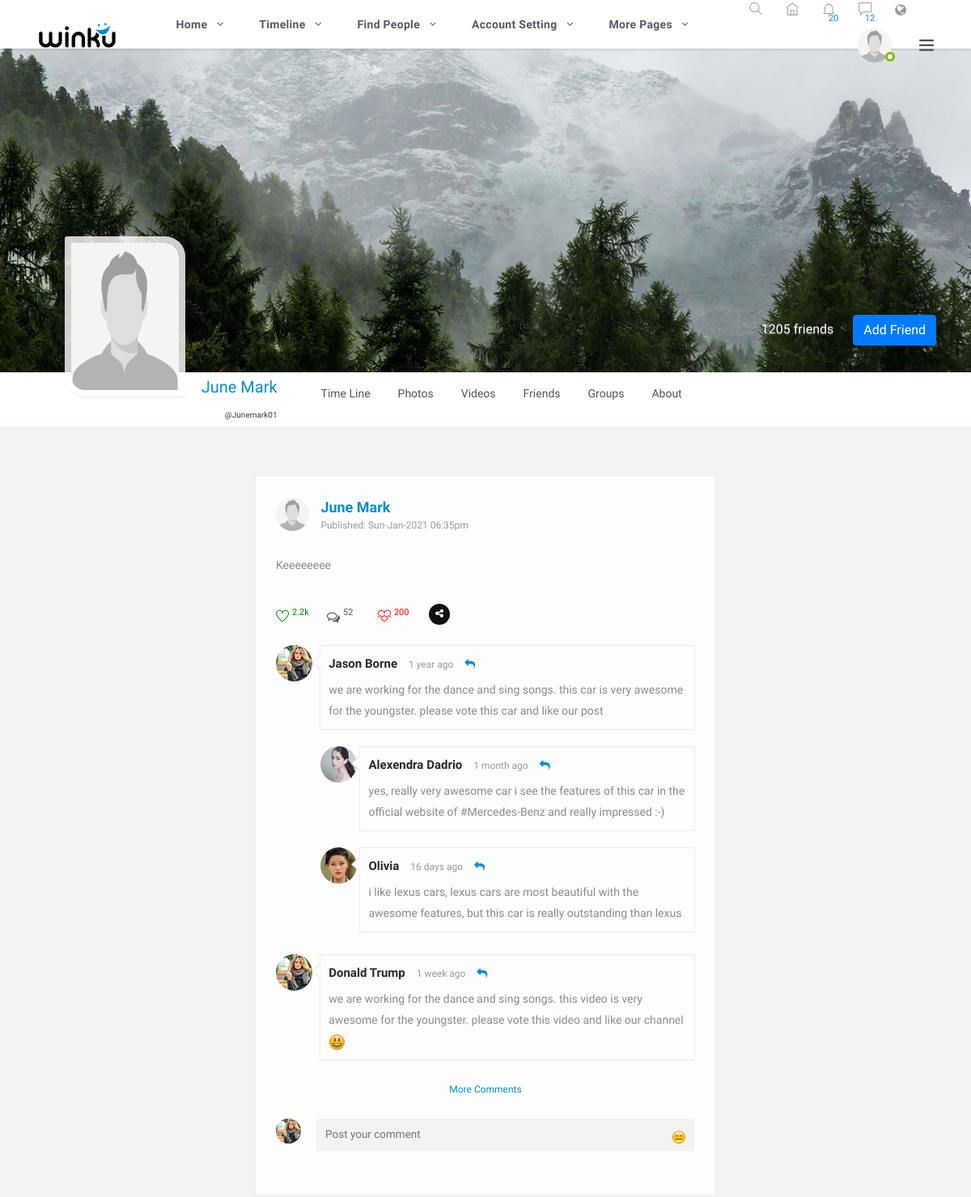
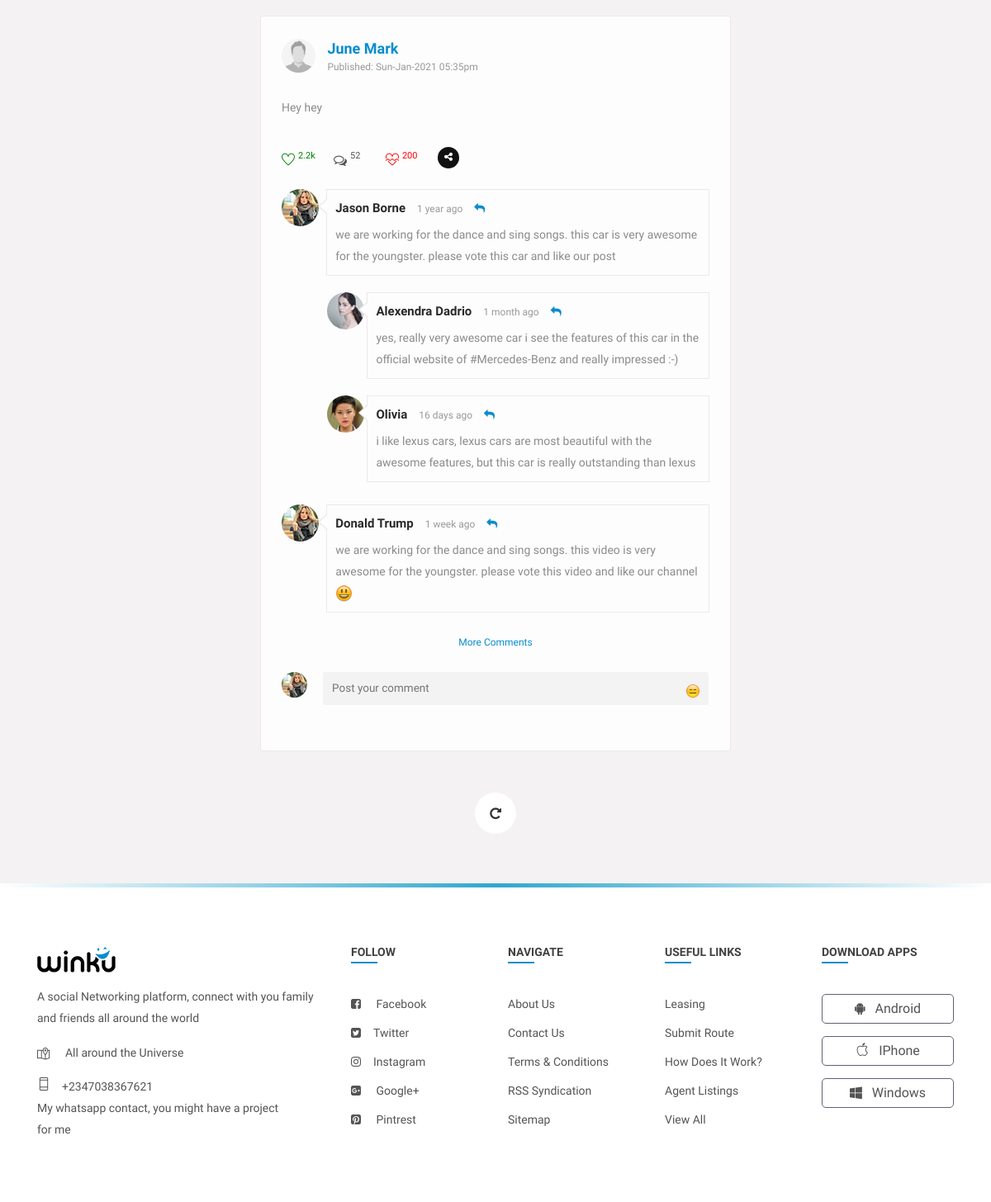
Page /timeline/index.php?pepl=15 (signed in) on the committed database (2 pictures, top to bottom).
### tables this page shows
CREATE TABLE `users` (
  `id` int(11) NOT NULL,
  `name` varchar(50) NOT NULL,
  `password` varchar(50) NOT NULL,
  `email` varchar(50) NOT NULL,
  `username` varchar(50) NOT NULL,
  `phone` varchar(50) NOT NULL,
  `dob` varchar(50) NOT NULL,
  `gender` varchar(50) NOT NULL,
  `city` varchar(50) NOT NULL,
  `country` varchar(50) NOT NULL,
  `about_me` text NOT NULL,
  `date_created` varchar(50) NOT NULL,
  `profile_pic` varchar(50) NOT NULL,
  `cover_pic` varchar(50) NOT NULL
);

CREATE TABLE `posts` (
  `id` int(11) NOT NULL,
  `userId` int(11) NOT NULL,
  `content` text NOT NULL,
  `image` varchar(50) NOT NULL,
  `video` varchar(50) NOT NULL,
  `date_posted` varchar(50) NOT NULL
);

### timeline/index.php (the view, shortened to what this page needs)
<?php
include '../header.php';
include '../utils/update-photo.php';
$userId = $_SESSION['uid'];
$query = "SELECT * FROM users WHERE id = '$userId' ";
$sql = mysqli_query($con, $query);
$result = mysqli_fetch_assoc($sql);
$name = ucwords($result['name']);
$username = ucwords($result['username']);
$profile_pic = $result['profile_pic'];
$cover_pic = $result['cover_pic'];
?>
<?php
if (isset($_GET['pepl'])) {
	$id = $_GET['pepl'];
	$select = "SELECT * FROM users WHERE id = '$id' ";
	$query = mysqli_query($con, $select);
	$row = mysqli_fetch_assoc($query);
	$name = ucwords($row['name']);
	$username = ucwords($row['username']);
	$profile_pic = $row['profile_pic'];
	$cover_pic = $row['cover_pic'];
}
 ?>
	<section>
		<div class="feature-photo">
			<figure >
				<img style="width: 1366px; height: 400px" src="<?php echo base_url ?>uploads/coverpics/<?php echo $cover_pic; ?>" alt="">
			</figure>
			<div class="add-btn">
				<span>1205 friends</span>
<?php
				if (isset($_GET['pepl'])) {
					$id = $_GET['pepl'];
					$getFriends = mysqli_query($con, "SELECT * FROM friends_list WHERE (user_id = '$userId' AND friends_id = '$id') OR (user_id = '$id' AND friends_id = '$userId') ");
					if (mysqli_num_rows($getFriends) == 1) {
?>
				 <button class="btn btn-success" id="unfriendbtn"  title="" data-ripple="">Unfriend</button>
<?php
				}else{
?>
				<button class="btn btn-primary" title="" id="addbtn" onclick="sendFriendsReq(<?php echo $id ?>)" data-ripple="">Add Friend</button>
<?php
				}
			}
?>
			</div>
			<div class="container-fluid">
				<div class="row merged">
					<div class="col-lg-2 col-sm-3">
						<div class="user-avatar">
							<figure id="fig-dp">
								<img style="width: 195px; height: 182px" src="<?php echo base_url ?>uploads/displaypics/<?php echo $profile_pic; ?>" alt="">
							</figure>
						</div>
					</div>
					<div class="col-lg-10 col-sm-9">
						<div class="timeline-info">
							<ul>
								<li class="admin-name">
								  <h5><?php echo $name; ?></h5><p id="demo"></p>
								  <span><?php echo "@".$username; ?></span>
								</li>
								<li>
									<a class="" id="showtimeline" type="button" title="" data-toggle="tab" data-ripple="">time line</a>
									<a class="" type="button" id="showphotos" title="" data-ripple="">Photos</a>
									<a class="" type="button" id="showvideos" title="" data-ripple="">Videos</a>
									<a class="" type="button" id="showfriends" title="" data-ripple="">Friends</a>
									<a class="" type="button" id="showgroup" title="" data-ripple="">Groups</a>
									<a class="" type="button" id="showabout"  title="" data-ripple="">about</a>
								</li>
							</ul>
						</div>
					</div>
				</div>
			</div>
		</div>
	</section>
	<section>
		<div class="gap gray-bg">
			<div class="container-fluid">
				<div class="row">
					<div class="col-lg-12">
						<div class="row" id="page-contents">
							<div class="col-lg-3">
								<aside class="sidebar static">
								</aside>
							</div>
							<?php include 'add-post.php'; ?>
						</div>
					</div>
				</div>
			</div>
		</div>
	</section>
 <?php
include '../footer.php';
  ?>

### header.php (shortened to what this page needs)
<?php
include 'connection.php';
$userId = $_SESSION['uid'];
$query = "SELECT * FROM users WHERE id = '$userId' ";
$sql = mysqli_query($con, $query);
$result = mysqli_fetch_assoc($sql);
$profile_pic = $result['profile_pic'];
?>
<!DOCTYPE html>
<html lang="en">
<head>
    <link rel="stylesheet" href="<?php echo base_url ?>css/custom.css">
    <link rel="stylesheet" href="<?php echo base_url ?>css/main.min.css">
    <link rel="stylesheet" href="<?php echo base_url ?>css/style.css">
    <link rel="stylesheet" href="<?php echo base_url ?>css/color.css">
    <link rel="stylesheet" href="<?php echo base_url ?>css/responsive.css">
</head>
<body>
<div class="theme-layout">
        <div class="topbar stick">
        <div class="logo">
            <a title="" href="<?php echo base_url ?>"><img src="images/logo.png" alt=""></a>
        </div>
        <div class="top-area">
            <ul class="main-menu">
                <li>
                    <a href="<?php echo base_url ?>" title="">Home</a>
                </li>
                <li>
                    <a href="<?php echo base_url ?>timeline/" title="">timeline</a>
                </li>
                <li>
                    <a href="<?php echo base_url ?>findPeople/" title="">Find People</a>
                </li>
                <li>
                    <a href="edit-account-setting.html" title="">Account Setting</a>
                </li>
                <li>
                    <a href="#" title="">more pages</a>
                </li>
            </ul>
            <ul class="setting-area">
                <li>
                    <a href="#" title="Home" data-ripple=""><i class="ti-search"></i></a>
                </li>
                <li><a href="<?php echo base_url ?>" title="Home" data-ripple=""><i class="ti-home"></i></a></li>
                <li>
                    <a href="#" title="Notification" data-ripple="">
                        <i class="ti-bell"></i><span>20</span>
                    </a>
                </li>
                <li>
                    <a href="#" title="Messages" data-ripple=""><i class="ti-comment"></i><span>12</span></a>
                </li>
                <li><a href="#" title="Languages" data-ripple=""><i class="fa fa-globe"></i></a>
                </li>
            </ul>
            <div class="user-img">
                <img style="width: 60px; height: 60px" src="<?php echo base_url ?>uploads/displaypics/<?php echo $profile_pic ?>" alt="">
                <span class="status f-online"></span>
            </div>
            <span class="ti-menu main-menu" data-ripple=""></span>
        </div>
    </div>

### timeline/add-post.php (shortened to what this page needs)
							<div id="add-post-section" class="col-lg-6">
								<div class="loadMore">
<?php
if (isset($_GET['pepl'])) {
	$id = $_GET['pepl'];
	$sel = mysqli_query($con, "SELECT * FROM posts INNER JOIN users ON posts.userId = users.id WHERE userId = '$id' ORDER BY date_posted DESC ");
	if (mysqli_num_rows($sel) > 0) {
		while ($row = mysqli_fetch_assoc($sel)) {
			$content = ucfirst($row['content']);
			$date = $row['date_posted'];
			$dp =  $row['profile_pic'];
			$name = $row['name'];
?>
									<div class="central-meta item">
										<div class="user-post">
											<div class="friend-info">
												<figure>
													<img  src=" <?php echo base_url ?>uploads/displaypics/<?php echo $dp ?>" alt="">
												</figure>
												<div class="friend-name">
													<ins><a href="" title=""><?php echo $name; ?></a></ins>
													<span>published: <?php echo $date ?></span>
												</div>
												<div class="post-meta">
													<div class="description">
														<p>
															<?php echo $content ?>
														</p>
													</div>
													<div class="we-video-info">
														<ul>
															<li>
																<span class="like" data-toggle="tooltip" title="like">
																	<i class="ti-heart"></i>
																	<ins>2.2k</ins>
																</span>
															</li>
															<li>
																<span class="comment" data-toggle="tooltip" title="Comments">
																	<i class="fa fa-comments-o"></i>
																	<ins>52</ins>
																</span>
															</li>
															<li>
																<span class="dislike" data-toggle="tooltip" title="dislike">
																	<i class="ti-heart-broken"></i>
																	<ins>200</ins>
																</span>
															</li>
															<li class="social-media">
																<div class="menu">
																  <div class="btn trigger"><i class="fa fa-share-alt"></i></div>
																  <div class="rotater">
																  </div>
																  <div class="rotater">
																  </div>
																  <div class="rotater">
																  </div>
																  <div class="rotater">
																  </div>
																  <div class="rotater">
																  </div>
																  <div class="rotater">
																  </div>
																	<div class="rotater">
																  </div>
																  <div class="rotater">
																  </div>
																</div>
															</li>
														</ul>
													</div>
												</div>
											</div>
											<div class="coment-area">
												<ul class="we-comet">
													<li>
														<div class="comet-avatar">
															<img src="images/resources/comet-1.jpg" alt="">
														</div>
														<div class="we-comment">
															<div class="coment-head">
																<h5><a href="time-line.html" title="">Jason borne</a></h5>
																<span>1 year ago</span>
																<a class="we-reply" href="#" title="Reply"><i class="fa fa-reply"></i></a>
															</div>
															<p>we are working for the dance and sing songs. this car is very awesome for the youngster. please vote this car and like our post</p>
														</div>
														<ul>
															<li>
																<div class="comet-avatar">
																	<img src="images/resources/comet-2.jpg" alt="">
																</div>
																<div class="we-comment">
																	<div class="coment-head">
																		<h5><a href="time-line.html" title="">alexendra dadrio</a></h5>
																		<span>1 month ago</span>
																		<a class="we-reply" href="#" title="Reply"><i class="fa fa-reply"></i></a>
																	</div>
																	<p>yes, really very awesome car i see the features of this car in the official website of <a href="#" title="">#Mercedes-Benz</a> and really impressed :-)</p>
																</div>
															</li>
															<li>
																<div class="comet-avatar">
																	<img src="images/resources/comet-3.jpg" alt="">
																</div>
																<div class="we-comment">
																	<div class="coment-head">
																		<h5><a href="time-line.html" title="">Olivia</a></h5>
																		<span>16 days ago</span>
																		<a class="we-reply" href="#" title="Reply"><i class="fa fa-reply"></i></a>
																	</div>
																	<p>i like lexus cars, lexus cars are most beautiful with the awesome features, but this car is really outstanding than lexus</p>
																</div>
															</li>
														</ul>
													</li>
													<li>
														<div class="comet-avatar">
															<img src="images/resources/comet-1.jpg" alt="">
														</div>
														<div class="we-comment">
															<div class="coment-head">
																<h5><a href="time-line.html" title="">Donald Trump</a></h5>
																<span>1 week ago</span>
																<a class="we-reply" href="#" title="Reply"><i class="fa fa-reply"></i></a>
															</div>
															<p>we are working for the dance and sing songs. this video is very awesome for the youngster. please vote this video and like our channel
																<i class="em em-smiley"></i>
															</p>
														</div>
													</li>
													<li>
														<a href="#" title="" class="showmore underline">more comments</a>
													</li>
													<li class="post-comment">
														<div class="comet-avatar">
															<img src="images/resources/comet-1.jpg" alt="">
														</div>
														<div class="post-comt-box">
															<form method="post">
																<textarea placeholder="Post your comment"></textarea>
																<div class="add-smiles">
																	<span class="em em-expressionless" title="add icon"></span>
																</div>
																<button type="submit"></button>
															</form>
														</div>
													</li>
												</ul>
											</div>
										</div>
									</div>
<?php
		}
	}else{
		echo "No Post";
	}
}
 ?>
								</div>
							</div>

### rows in the picture
users: profile_pic (placeholder picture), cover_pic (placeholder picture), name "June Mark", username "Junemark01"
posts: userId.profile_pic (placeholder picture), userId.name "June Mark", date_posted "Sun-Jan-2021 06:35pm", content "Keeeeeeee"
posts: userId.profile_pic (placeholder picture), userId.name "June Mark", date_posted "Sun-Jan-2021 05:35pm", content "Hey hey"
